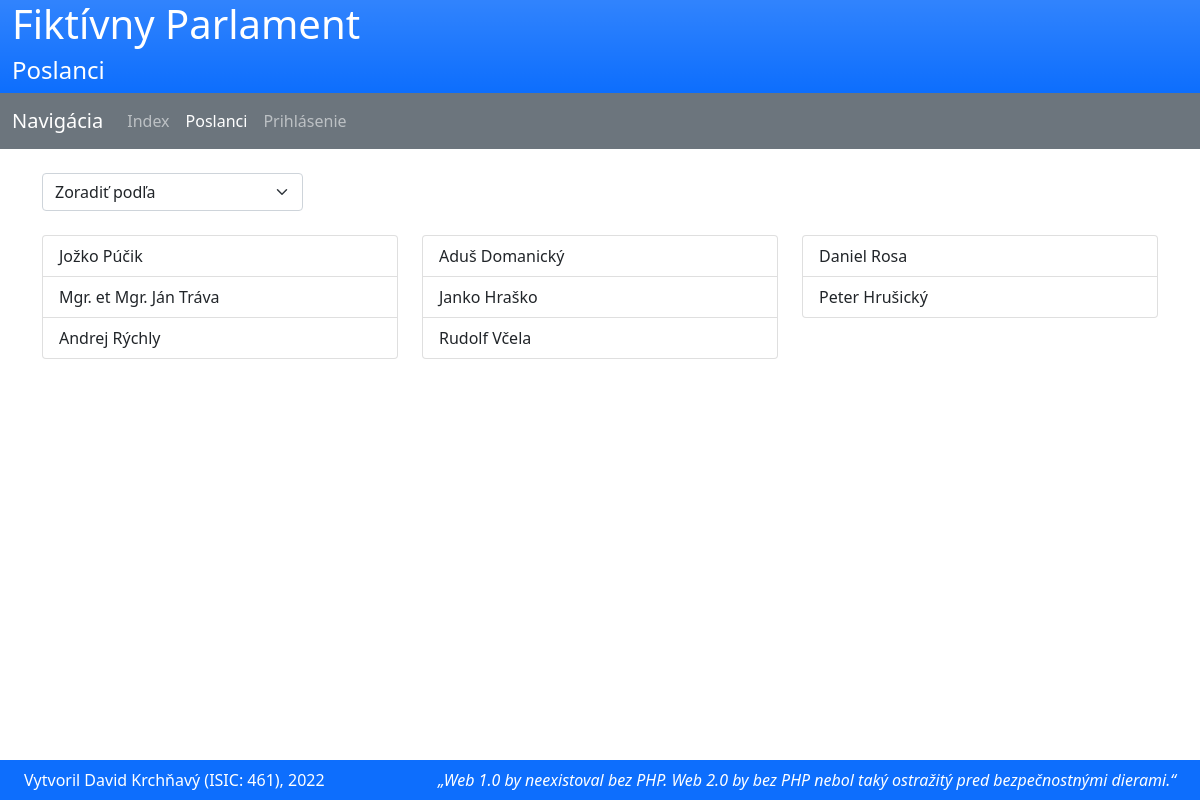
/poslanci.php, run on the app's committed database.
### tables this page shows
CREATE TABLE `poslanec` (
  `id` int(11) NOT NULL AUTO_INCREMENT,
  `id_udaje` int(11) DEFAULT NULL,
  `id_klub` int(11) NOT NULL DEFAULT 1 COMMENT 'predvolene je 1, co je nezaradeny',
  `specializacia` set('Financie','Ekonomika','Zdravotníctvo','Zahraničná politika','Vnútroštátna bezpečnosť','Životné prostredie','Právo','Kultúra','Vzdelanie') DEFAULT NULL,
  `heslo` varchar(255) NOT NULL,
  PRIMARY KEY (`id`),
  UNIQUE KEY `id_udaje` (`id_udaje`),
  KEY `id_klub` (`id_klub`),
  CONSTRAINT `poslanec_ibfk_2` FOREIGN KEY (`id_klub`) REFERENCES `poslanecky_klub` (`id`) ON DELETE NO ACTION ON UPDATE NO ACTION,
  CONSTRAINT `poslanec_ibfk_5` FOREIGN KEY (`id_udaje`) REFERENCES `osobne_udaje` (`id`) ON DELETE NO ACTION ON UPDATE NO ACTION
);

### poslanci.php (the view, shortened to what this page needs)
<?php
include('classes.php');
include('database.php');
include('functions.php');
include('navbar.php');
if (isset($_GET['poslanec_id'])) {
    try {
        $poslanec = new Poslanec($_GET['poslanec_id']);
        if ($poslanec->udaje->id_previerka != null) $bezp_prev = new BezpecnostnaPrevierka($poslanec->udaje->id_previerka); ?>
        <div class="container">
            <div class="row">
                <div class="col-md-12">
                    <div class="d-flex pb-4 align-items-center">
                        <h2>Stránka poslanca</h2>
                        <a href="poslanci.php" class="px-3" style="text-decoration: none">&lt;&lt;&nbsp;naspäť</a>
                    </div>
                    <div class="row">
                        <div class="col-md-4">
                            <h6>Meno a priezvisko</h6>
                            <div class="bg-secondary bg-opacity-25 container mb-4">
                                <?= $poslanec->udaje->meno . ' ' . $poslanec->udaje->priezvisko ?></div>
                            <h6>Email:</h6>
                            <div class="bg-secondary bg-opacity-25 container mb-4"><?= $poslanec->udaje->email ?></div>
                            <h6>Špecializácia</h6>
                            <div class="bg-secondary bg-opacity-25 container mb-4"><?= implode(', ', $poslanec->specializacia) ?: '-' ?></div>
                        </div>
                        <div class="col-md-4">
                            <h6>Titul:</h6>
                            <div class="bg-secondary bg-opacity-25 container mb-4"><?= $poslanec->udaje->titul ?: '-' ?></div>
                            <?php if (isset($_SESSION[SESSION_USER_ROLE]) && $_SESSION[SESSION_USER_ROLE] == ROLE_ADMIN) { ?>
                                <h6>Bezpečnostná previerka</h6>
                                <div class="bg-secondary bg-opacity-25 container mb-4"><?= $bezp_prev->uroven ?? '-' ?></div>
                                <h6>Platnosť BP:</h6>
                                <div class="bg-secondary bg-opacity-25 container mb-4"><?php
                                    if (isset($bezp_prev)) echo $bezp_prev->platnost ? 'Platná' : 'Neplatná'; else echo '-' ?></div>
                            <?php } ?>
                        </div>
                        <div class="col-md-4">
                            <h6>Adresa:</h6>
                            <div class="bg-secondary bg-opacity-25 container mb-4"><?= $poslanec->udaje->adresa ?></div>
                            <?php if (isset($_SESSION[SESSION_USER_ROLE]) && $_SESSION[SESSION_USER_ROLE] == ROLE_ADMIN) { ?>
                                <h6>BP udelil:</h6>
                                <div class="bg-secondary bg-opacity-25 container mb-4">
                                    <?php if (isset($bezp_prev)) {
                                        $udelil = new Admin($bezp_prev->kto_udelil);
                                        echo $udelil->udaje->meno . ' ' . $udelil->udaje->priezvisko;
                                    } else echo '-'; ?></div>
                                <h6>Dátum udelenia:</h6>
                                <div class="bg-secondary bg-opacity-25 container mb-4">
                                    <?php if (isset($bezp_prev)) {
                                        $datum = new DateTimeImmutable($bezp_prev->datum);
                                        echo $datum->format('j. n. Y');
                                    } else echo '-'; ?>
                                </div>
                            <?php } ?>
                        </div>
                    </div>
                </div>
            </div>
            <?php if (isset($_SESSION[SESSION_USER_ROLE]) && $_SESSION[SESSION_USER_ROLE] == ROLE_ADMIN) { ?>
                <div class="row">
                    <div class="col-md-12">
                        <button type="button" class="btn btn-primary" data-bs-toggle="collapse"
                                data-bs-target="#form_edit">Upraviť
                        </button>
                        <button type="button" class="btn btn-primary" data-bs-toggle="collapse"
                                data-bs-target="#form_previerka">Spravovať BP
                        </button>
                        <form method="post" class="d-inline">
                            <input type="hidden" name="delete_id" value="<?= $_GET['poslanec_id'] ?>">
                            <button type="submit" class="btn btn-danger" name="delete">Vymazať</button>
                        </form>
                        <?php if (isset($result)) {
                            if ($result == SUCCESS) echo '<p class="d-inline mx-2 text-success">Poslanec upravený</p>';
                            else if ($result == ERROR_USER_EXISTS) echo '<p class="d-inline mx-2 text-danger">Zadaný email sa už používa!</p>';
                            else if ($result == ERROR_UNKNOWN) echo '<p class="d-inline mx-2 text-danger">Neznáma chyba</p>';
                        } ?>
                    </div>
                </div>
                <div class="row">
                    <div class="col-md-8">
                        <form method="post" class="needs-validation collapse" id="form_edit" novalidate>
                            <div class="my-3">
                                <label for="email" class="form-label">Email:
                                    <i class="material-icons"
                                       title="Email musí mať platný formát napr. jozko@example.com">help</i>
                                </label>
                                <input type="email" class="form-control" id="email" placeholder="Zadajte email"
                                       name="email" required value="<?= $poslanec->udaje->email ?>">
                                <div class="invalid-feedback">Zadajte platný email</div>
                            </div>
                            <div class="row mb-3">
                                <div class="col-md-6 mb-2 mb-md-0">
                                    <label for="hidden_field" class="form-label">Špecializácia:
                                        <i class="material-icons" title="Špecializácie používateľa">help</i>
                                    </label>
                                    <input type="hidden" id="hidden_field" value="">
                                    <div class="form-check">
                                        <?php foreach (get_spec_values($GLOBALS['mysqli']) as $spec) {
                                            $l = strtolower($spec);
                                            $l = explode(' ', $l)[0]; ?>
                                            <input class="form-check-input" type="checkbox" value="<?= $spec ?>"
                                                   id="sp_<?= $l ?>"
                                                   name="specializacia[]" <?php if (in_array($spec, $poslanec->specializacia)) echo ' checked' ?>>
                                            <label class="form-check-label" for="sp_<?= $l ?>"><?= $spec ?></label><br>
                                        <?php } ?>
                                    </div>
                                </div>
                                <div class="col-md-6">
                                    <label for="klub" class="form-label">Klub:
                                        <i class="material-icons" title="Určuje príslušnosť poslanca ku klubu">help</i>
                                    </label>
                                    <div id="klub">
                                        <?php
                                        $kluby = get_all_kluby($GLOBALS['mysqli']);
                                        foreach ($kluby as $klub) { ?>
                                            <input type="radio" name="klub" id="klub_<?= $klub['id'] ?>" value="<?= $klub['id'] ?>"
                                                   required
                                                   aria-selected="true" <?php if ($poslanec->klub->id == $klub['id']) echo 'checked' ?>>
                                            <label for="klub_<?= $klub['id'] ?>"><?= $klub['nazov'] ?></label><br>
                                        <?php } ?>
                                        <div class="invalid-feedback">Vyberte klub</div>
                                    </div>
                                </div>
                            </div>
                            <div class="row">
                                <div class="col-md-3 mb-2 mb-md-0">
                                    <label for="titul" class="form-label">Titul:
                                        <i class="material-icons" title="Tituly používateľa, napr. Mgr.">help</i>
                                    </label>
                                    <input type="text" class="form-control" id="titul" placeholder="Zadajte titul"
                                           name="titul"
                                           value="<?= $poslanec->udaje->titul ?>">
                                </div>
                                <div class="col-md-9 mb-2 mb-md-0">
                                    <label for="meno_priezvisko" class="form-label">Meno a priezvisko:
                                        <i class="material-icons"
                                           title="Musí obsahovať presne dve slová po aspoň 3 znaky a nesmie byť dlhšie ako 60 znakov">help</i>
                                    </label>
                                    <input type="text" class="form-control" id="meno_priezvisko"
                                           placeholder="Zadajte meno a priezvisko" name="cele_meno"
                                           value="<?= $poslanec->udaje->meno . ' ' . $poslanec->udaje->priezvisko ?>"
                                           required>
                                    <div class="invalid-feedback" id="meno_feedback"></div>
                                </div>
                            </div>
                            <div class="mb-3">
                                <label for="adresa" class="form-label">Adresa:
                                    <i class="material-icons" title="Musí mať medzi 6 a 100 znakov">help</i>
                                </label>
                                <textarea class="form-control" id="adresa" placeholder="Zadajte adresu"
                                          name="adresa" rows="5" required><?= $poslanec->udaje->adresa ?></textarea>
                                <div class="invalid-feedback" id="adresa_feedback"></div>
                            </div>
                            <input type="hidden" name="poslanec_id" value="<?= $_GET['poslanec_id'] ?>">
                            <button type="submit" name="submit" class="btn btn-primary">Potvrdiť</button>
                        </form>
                    </div>
                </div>
                <div class="row">
                    <div class="col-md-8">
                        <form method="post" class="needs-validation collapse" id="form_previerka" novalidate>
                            <div class="my-3">
                                <label for="uroven" class="form-label"><b class="text-danger">*</b>&nbsp;Úroveň:
                                    <i class="material-icons" title="Určuje úroveň BP">help</i>
                                </label>
                                <div id="uroven">
                                    <?php
                                    $previerka = $bezp_prev ?? new BezpecnostnaPrevierka();
                                    foreach ($previerka->vsetky_urovne as $ur) { ?>
                                        <input type="radio" name="uroven" id="uroven_admin" value="<?= $ur ?>"
                                               required
                                               aria-selected="true" <?php if ($ur == $previerka->uroven) echo 'checked' ?>>
                                        <label for="uroven_admin"><?= $ur ?></label>
                                    <?php } ?>
                                    <div class="invalid-feedback">Vyberte úroveň</div>
                                </div>
                            </div>
                            <button type="submit" name="submit_bp"
                                    class="btn btn-primary"><?= ($previerka->id > 0) ? 'Upraviť' : 'Udeliť' ?></button>
                            <?php if ($previerka->id > 0) { ?>
                                <button type="submit" name="toggle_bp"
                                        class="btn <?= $previerka->platnost ? 'btn-danger' : 'btn-success'
                                        ?>"><?= $previerka->platnost ? 'Zrušiť platnosť' : 'Obnoviť platnosť' ?></button>
                            <?php } ?>
                        </form>
                    </div>
                </div>
            <?php } ?>
        </div>
    <?php } catch (DataNotFoundException) {
        http_response_code(404);
        display_error('Zadaný poslanec sa nenašiel');
    }
} else { ?>
    <div class="container">
        <form method="get" id="form_filter">
            <div class="row mb-4">
                <div class="col-md-3">
                    <select class="form-select mb-2 mb-md-0" name="order_by" aria-label="Zoradiť podľa">
                        <option value="0">Zoradiť podľa</option>
                    </select>
                </div>
            </div>
        </form>
        <?php $kluby = isset($_GET['order_by']) && $_GET['order_by'] == 4 ? get_all_kluby($GLOBALS['mysqli']) : [0];
        foreach ($kluby as $klub) {
            $poslanci = get_all_poslanci($GLOBALS['mysqli'], (int)($_GET['order_by'] ?? 0));
            $poslanci = partition($poslanci, 3); ?>
            <div class="row mb-4">
                <div class="col-md-4">
                    <ul class="list-group">
                        <?php foreach ($poslanci[0] as $posl) { ?>
                            <a href="?poslanec_id=<?= $posl['id'] ?>"
                               class="list-group-item"><?= join(' ', array_slice($posl, 1, 3)) ?></a>
                        <?php } ?>
                    </ul>
                </div>
                <div class="col-md-4">
                    <ul class="list-group">
                        <?php foreach ($poslanci[1] as $posl) { ?>
                            <a href="?poslanec_id=<?= $posl['id'] ?>"
                               class="list-group-item"><?= join(' ', array_slice($posl, 1, 3)) ?></a>
                        <?php } ?>
                    </ul>
                </div>
                <div class="col-md-4">
                    <ul class="list-group">
                        <?php foreach ($poslanci[2] as $posl) { ?>
                            <a href="?poslanec_id=<?= $posl['id'] ?>"
                               class="list-group-item"><?= join(' ', array_slice($posl, 1, 3)) ?></a>
                        <?php } ?>
                    </ul>
                </div>
            </div>
        <?php } ?> </div>
<?php }
include('footer.php'); ?>

### data on the page
poslanec: posl "Jožko Púčik"
poslanec: posl "Mgr. et Mgr. Ján Tráva"
poslanec: posl "Andrej Rýchly"
poslanec: posl "Aduš Domanický"
poslanec: posl "Janko Hraško"
poslanec: posl "Rudolf Včela"
poslanec: posl "Daniel Rosa"
poslanec: posl "Peter Hrušický"

### other printed values
$title "Poslanci"
